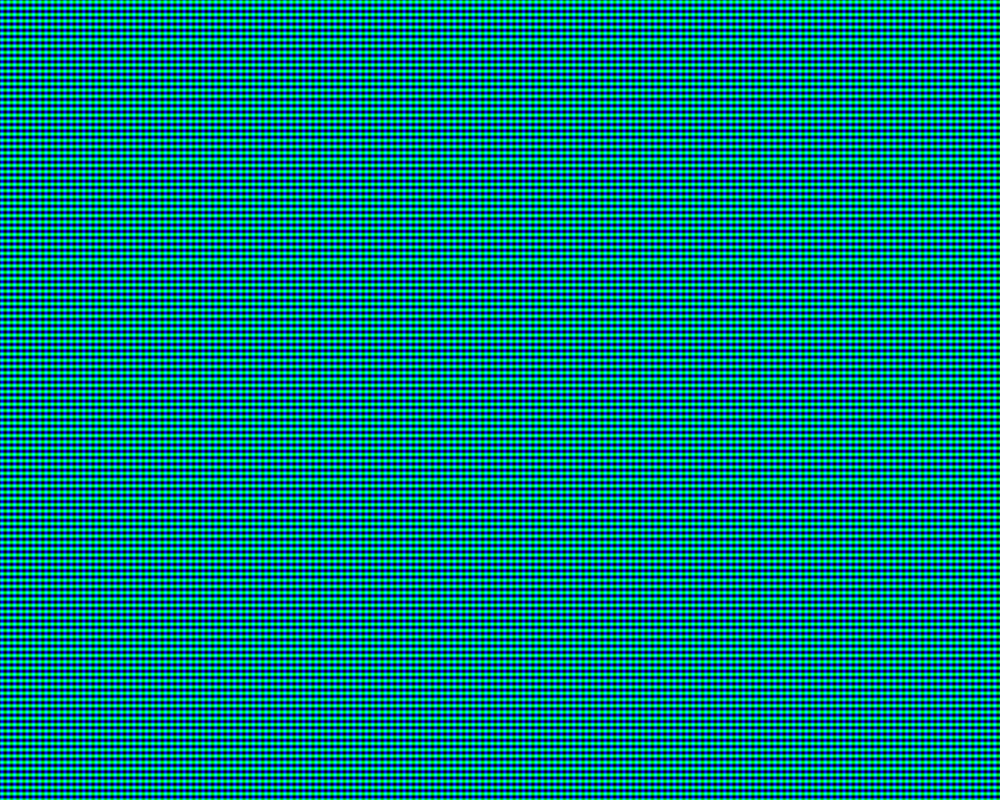
Frame 1 (no input)
Frame 60 (the mouse pressed at the canvas centre just before this capture): identical to frame 1, image omitted
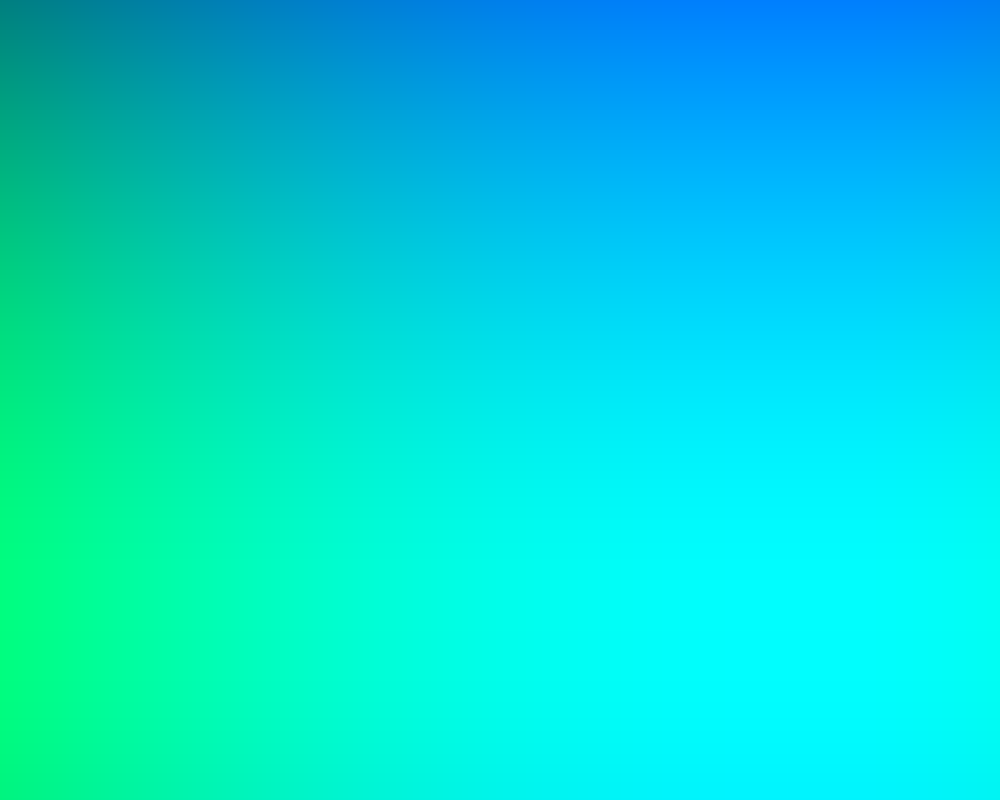
Frame 120 (the mouse held since frame 60 and released just before this capture)

The Processing sketch that drew these frames (run headless with seeded random() and noise(); from frame 60 on, the mouse is pressed at the canvas centre):

// Processing sketch: PxP_sine_wave
// ── PxP_sine_wave.pde
// The world pixel by pixel 2022
// Daniel Rozin
// using a sine wave to get rich color transitions

void setup() {
  size(1000, 800);  
}  

void draw() {
  background (0);
  loadPixels();                                      // get the pixels[] of the window

  for (int x= 0; x< width; x++) {                   
    for (int y= 0; y< height; y++) {                     // repeat through all pixels
      float sinX = sin(x/(mouseX+1.0));           // calculate a number based on the horizontal (X) position
      sinX =map (sinX, -1, 1, 0, 255);                 // of the pixel and the mouse , then map it to 0-255
         
      float sinY = sin(y/(mouseY+1.0));           // do the same with the vertical position of the pioxel and mouseY
      sinY =map (sinY, -1, 1, 0, 255);
      
      int thisPixel = x+y*width;                       // find where this pixel lives in the pixels[]
      pixels[thisPixel]= color(0, sinY, sinX);         // set a color based on the two new numbers we calculated as G and B
    }
  }
  updatePixels();                                      // update the pixels[]
  println(frameRate);
}
